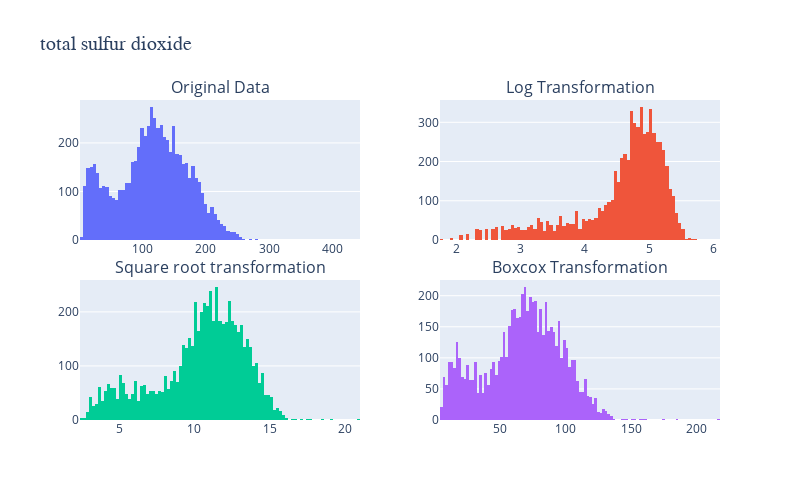

The notebook cell saved with this chart:
### Code cell
x_log = np.log(df["total sulfur dioxide"].copy()) 
x_square_root = np.sqrt(df["total sulfur dioxide"].copy())
x_boxcox, _ = stats.boxcox(df["total sulfur dioxide"].copy())
x = df["total sulfur dioxide"].copy()


fig = make_subplots(rows=2, cols=2,
                    horizontal_spacing=0.125,
                    vertical_spacing=0.125,
                    subplot_titles=("Original Data",
                                    "Log Transformation",
                                    "Square root transformation",
                                    "Boxcox Transformation")
                    )
fig.add_traces([
                go.Histogram(x=x,
                             hoverinfo="x",
                             showlegend=False),
                go.Histogram(x=x_log,
                             hoverinfo="x",
                             showlegend=False),
                go.Histogram(x=x_square_root,
                             hoverinfo="x",
                             showlegend=False),                
                go.Histogram(x=x_boxcox,
                             hoverinfo="x",
                             showlegend=False),
               ],
               rows=[1, 1, 2, 2],
               cols=[1, 2, 1, 2]
)
fig.update_layout(
    title=dict(
               text=" total sulfur dioxide",
               font=dict(
                         family="Arial",
                         size=20)),
    showlegend=False,
    width=800,
    height=500)
fig.show()

### Figure 1 — Plotly figure (JSON) as saved in the notebook; plotly's stock layout.template omitted (floating-point values rounded to 4 significant figures; data arrays with more than 128 entries replaced by an {"elided": "..."} marker saying what was removed)
{"data": [{"hoverinfo": "x", "showlegend": false, "type": "histogram", "x": {"elided": "6497 float values"}, "xaxis": "x", "yaxis": "y"}, {"hoverinfo": "x", "showlegend": false, "type": "histogram", "x": {"elided": "6497 float values"}, "xaxis": "x2", "yaxis": "y2"}, {"hoverinfo": "x", "showlegend": false, "type": "histogram", "x": {"elided": "6497 float values"}, "xaxis": "x3", "yaxis": "y3"}, {"hoverinfo": "x", "showlegend": false, "type": "histogram", "x": {"elided": "6497 float values"}, "xaxis": "x4", "yaxis": "y4"}], "layout": {"annotations": [{"font": {"size": 16}, "showarrow": false, "text": "Original Data", "x": 0.2188, "xanchor": "center", "xref": "paper", "y": 1, "yanchor": "bottom", "yref": "paper"}, {"font": {"size": 16}, "showarrow": false, "text": "Log Transformation", "x": 0.7812, "xanchor": "center", "xref": "paper", "y": 1, "yanchor": "bottom", "yref": "paper"}, {"font": {"size": 16}, "showarrow": false, "text": "Square root transformation", "x": 0.2188, "xanchor": "center", "xref": "paper", "y": 0.4375, "yanchor": "bottom", "yref": "paper"}, {"font": {"size": 16}, "showarrow": false, "text": "Boxcox Transformation", "x": 0.7812, "xanchor": "center", "xref": "paper", "y": 0.4375, "yanchor": "bottom", "yref": "paper"}], "height": 500, "showlegend": false, "title": {"font": {"family": "Arial", "size": 20}, "text": " total sulfur dioxide"}, "width": 800, "xaxis": {"anchor": "y", "domain": [0, 0.4375]}, "xaxis2": {"anchor": "y2", "domain": [0.5625, 1]}, "xaxis3": {"anchor": "y3", "domain": [0, 0.4375]}, "xaxis4": {"anchor": "y4", "domain": [0.5625, 1]}, "yaxis": {"anchor": "x", "domain": [0.5625, 1]}, "yaxis2": {"anchor": "x2", "domain": [0.5625, 1]}, "yaxis3": {"anchor": "x3", "domain": [0, 0.4375]}, "yaxis4": {"anchor": "x4", "domain": [0, 0.4375]}}}
